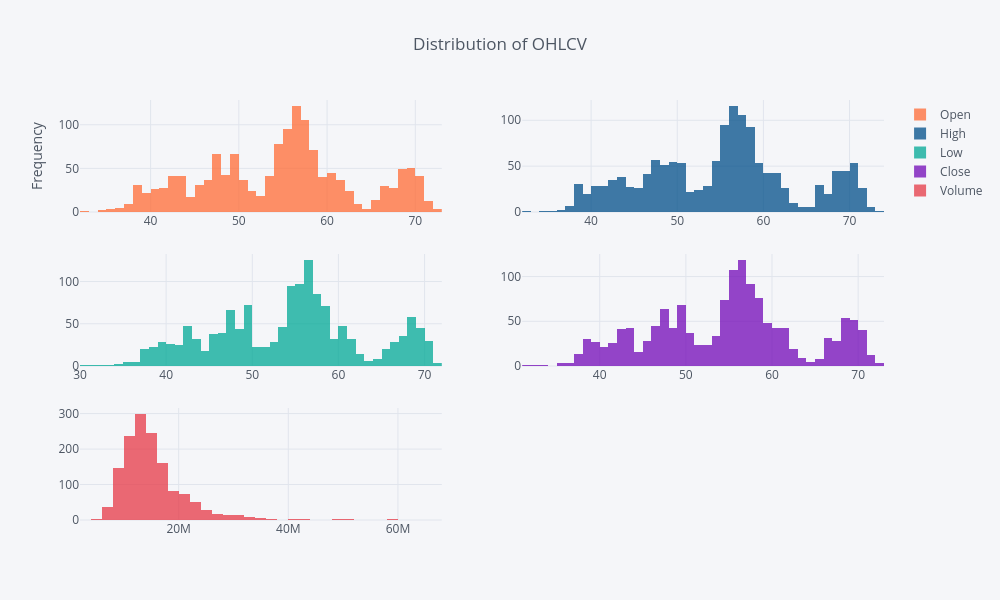

The notebook cell saved with this chart:
### Code cell
# Histogram
(Data/100).iplot(
    kind="histogram",
    overlap=False,
    showlegend=True,
    title="Distribution of OHLCV"
    )

### Figure 1 — Plotly figure (JSON) as saved in the notebook; plotly's stock layout.template omitted (floating-point values rounded to 4 significant figures; data arrays with more than 128 entries replaced by an {"elided": "..."} marker saying what was removed)
{"data": [{"marker": {"color": "#FF6B35"}, "name": "Open", "nbinsx": 50, "opacity": 0.75, "type": "histogram", "x": {"elided": "1450 float values"}, "xaxis": "x", "yaxis": "y"}, {"marker": {"color": "#004E89"}, "name": "High", "nbinsx": 50, "opacity": 0.75, "type": "histogram", "x": {"elided": "1450 float values"}, "xaxis": "x2", "yaxis": "y2"}, {"marker": {"color": "#00A896"}, "name": "Low", "nbinsx": 50, "opacity": 0.75, "type": "histogram", "x": {"elided": "1450 float values"}, "xaxis": "x3", "yaxis": "y3"}, {"marker": {"color": "#7209B7"}, "name": "Close", "nbinsx": 50, "opacity": 0.75, "type": "histogram", "x": {"elided": "1450 float values"}, "xaxis": "x4", "yaxis": "y4"}, {"marker": {"color": "#E63946"}, "name": "Volume", "nbinsx": 50, "opacity": 0.75, "type": "histogram", "x": {"elided": "1450 float values"}, "xaxis": "x5", "yaxis": "y5"}], "layout": {"height": 600, "legend": {"bgcolor": "#F5F6F9", "font": {"color": "#4D5663"}}, "paper_bgcolor": "#F5F6F9", "plot_bgcolor": "#F5F6F9", "showlegend": true, "title": {"text": "Distribution of OHLCV"}, "width": 1000, "xaxis": {"anchor": "y", "domain": [0, 0.45], "gridcolor": "#E1E5ED", "showgrid": true, "tickfont": {"color": "#4D5663"}, "title": {"font": {"color": "#4D5663"}, "text": ""}, "zerolinecolor": "#E1E5ED"}, "xaxis2": {"anchor": "y2", "domain": [0.55, 1]}, "xaxis3": {"anchor": "y3", "domain": [0, 0.45]}, "xaxis4": {"anchor": "y4", "domain": [0.55, 1]}, "xaxis5": {"anchor": "y5", "domain": [0, 0.45]}, "xaxis6": {"anchor": "y6", "domain": [0.55, 1]}, "yaxis": {"anchor": "x", "domain": [0.7333, 1], "gridcolor": "#E1E5ED", "showgrid": true, "tickfont": {"color": "#4D5663"}, "title": {"font": {"color": "#4D5663"}, "text": "Frequency"}, "zerolinecolor": "#E1E5ED"}, "yaxis2": {"anchor": "x2", "domain": [0.7333, 1]}, "yaxis3": {"anchor": "x3", "domain": [0.3667, 0.6333]}, "yaxis4": {"anchor": "x4", "domain": [0.3667, 0.6333]}, "yaxis5": {"anchor": "x5", "domain": [0, 0.2667]}, "yaxis6": {"anchor": "x6", "domain": [0, 0.2667]}}}
